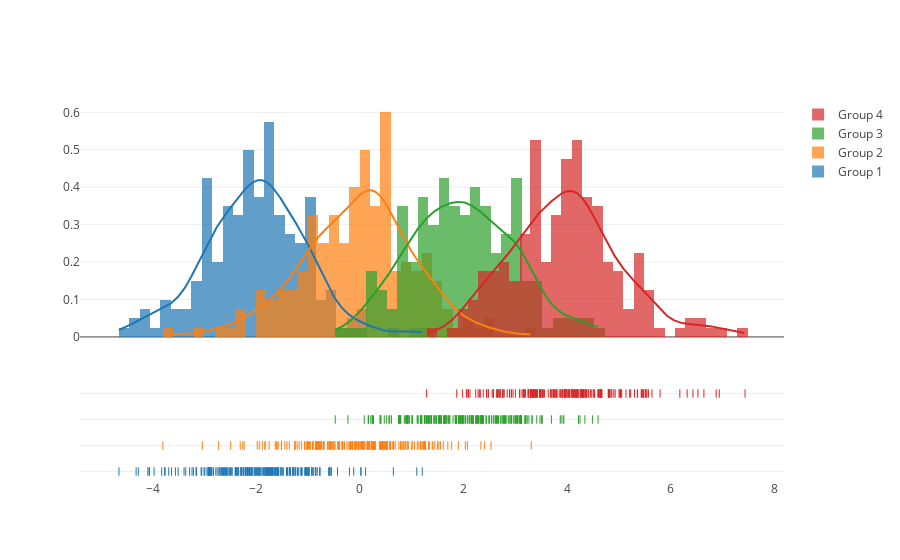

The cell this chart's notebook holds for it:
### Markdown cell above
# Plot Multiple Datasets

### Code cell
import plotly.figure_factory as ff

import numpy as np

# Add histogram data
x1 = np.random.randn(200)-2  
x2 = np.random.randn(200)  
x3 = np.random.randn(200)+2  
x4 = np.random.randn(200)+4  

# Group data together
hist_data = [x1, x2, x3, x4]

group_labels = ['Group 1', 'Group 2', 'Group 3', 'Group 4']

# Create distplot with custom bin_size
fig = ff.create_distplot(hist_data, group_labels, bin_size=.2)

# Plot!
pyo.iplot(fig, filename='Distplot with Multiple Datasets')

### Figure 1 — Plotly figure (JSON) as saved in the notebook; plotly's stock layout.template omitted (floating-point values rounded to 4 significant figures; data arrays with more than 128 entries replaced by an {"elided": "..."} marker saying what was removed)
{"data": [{"autobinx": false, "histnorm": "probability density", "legendgroup": "Group 1", "marker": {"color": "rgb(31, 119, 180)"}, "name": "Group 1", "opacity": 0.7, "type": "histogram", "uid": "12095368-f177-4b04-a44d-871f630de2f9", "x": {"elided": "200 float values"}, "xaxis": "x", "xbins": {"end": 1.203, "size": 0.2, "start": -4.655}, "yaxis": "y"}, {"autobinx": false, "histnorm": "probability density", "legendgroup": "Group 2", "marker": {"color": "rgb(255, 127, 14)"}, "name": "Group 2", "opacity": 0.7, "type": "histogram", "uid": "7bafb729-c2dc-42db-98a4-fc132f888a0b", "x": {"elided": "200 float values"}, "xaxis": "x", "xbins": {"end": 3.308, "size": 0.2, "start": -3.807}, "yaxis": "y"}, {"autobinx": false, "histnorm": "probability density", "legendgroup": "Group 3", "marker": {"color": "rgb(44, 160, 44)"}, "name": "Group 3", "opacity": 0.7, "type": "histogram", "uid": "1f7fcde8-99c1-4a83-bc69-9488ee6560d1", "x": {"elided": "200 float values"}, "xaxis": "x", "xbins": {"end": 4.599, "size": 0.2, "start": -0.4767}, "yaxis": "y"}, {"autobinx": false, "histnorm": "probability density", "legendgroup": "Group 4", "marker": {"color": "rgb(214, 39, 40)"}, "name": "Group 4", "opacity": 0.7, "type": "histogram", "uid": "5bd1fe34-2a61-4e13-86b1-9f7b386c578a", "x": {"elided": "200 float values"}, "xaxis": "x", "xbins": {"end": 7.438, "size": 0.2, "start": 1.287}, "yaxis": "y"}, {"legendgroup": "Group 1", "marker": {"color": "rgb(31, 119, 180)"}, "mode": "lines", "name": "Group 1", "showlegend": false, "type": "scatter", "uid": "252e26c9-040d-4b9f-a8a6-d55369904ee3", "x": {"elided": "500 float values"}, "xaxis": "x", "y": {"elided": "500 float values"}, "yaxis": "y"}, {"legendgroup": "Group 2", "marker": {"color": "rgb(255, 127, 14)"}, "mode": "lines", "name": "Group 2", "showlegend": false, "type": "scatter", "uid": "729438ad-e129-4a70-b636-72bbfe894026", "x": {"elided": "500 float values"}, "xaxis": "x", "y": {"elided": "500 float values"}, "yaxis": "y"}, {"legendgroup": "Group 3", "marker": {"color": "rgb(44, 160, 44)"}, "mode": "lines", "name": "Group 3", "showlegend": false, "type": "scatter", "uid": "22acb98f-6ab3-4ff4-a635-4b96336649f4", "x": {"elided": "500 float values"}, "xaxis": "x", "y": {"elided": "500 float values"}, "yaxis": "y"}, {"legendgroup": "Group 4", "marker": {"color": "rgb(214, 39, 40)"}, "mode": "lines", "name": "Group 4", "showlegend": false, "type": "scatter", "uid": "012187e9-5c7a-4273-9a70-5ff7565d4e8f", "x": {"elided": "500 float values"}, "xaxis": "x", "y": {"elided": "500 float values"}, "yaxis": "y"}, {"legendgroup": "Group 1", "marker": {"color": "rgb(31, 119, 180)", "symbol": "line-ns-open"}, "mode": "markers", "name": "Group 1", "showlegend": false, "type": "scatter", "uid": "9c4ee4ec-2957-4058-a591-b9c4be9e21d6", "x": {"elided": "200 float values"}, "xaxis": "x", "y": {"elided": "200 str values"}, "yaxis": "y2"}, {"legendgroup": "Group 2", "marker": {"color": "rgb(255, 127, 14)", "symbol": "line-ns-open"}, "mode": "markers", "name": "Group 2", "showlegend": false, "type": "scatter", "uid": "b0ccd1f7-6212-4ff5-9f02-feb13510bc24", "x": {"elided": "200 float values"}, "xaxis": "x", "y": {"elided": "200 str values"}, "yaxis": "y2"}, {"legendgroup": "Group 3", "marker": {"color": "rgb(44, 160, 44)", "symbol": "line-ns-open"}, "mode": "markers", "name": "Group 3", "showlegend": false, "type": "scatter", "uid": "8246e6f2-f4ce-4f6b-b859-fb1a13a613ee", "x": {"elided": "200 float values"}, "xaxis": "x", "y": {"elided": "200 str values"}, "yaxis": "y2"}, {"legendgroup": "Group 4", "marker": {"color": "rgb(214, 39, 40)", "symbol": "line-ns-open"}, "mode": "markers", "name": "Group 4", "showlegend": false, "type": "scatter", "uid": "ac543229-ff87-4e17-8a97-a24312c9980a", "x": {"elided": "200 float values"}, "xaxis": "x", "y": {"elided": "200 str values"}, "yaxis": "y2"}], "layout": {"barmode": "overlay", "hovermode": "closest", "legend": {"traceorder": "reversed"}, "xaxis": {"anchor": "y2", "domain": [0, 1], "zeroline": false}, "yaxis": {"anchor": "free", "domain": [0.35, 1], "position": 0}, "yaxis2": {"anchor": "x", "domain": [0, 0.25], "dtick": 1, "showticklabels": false}}}
